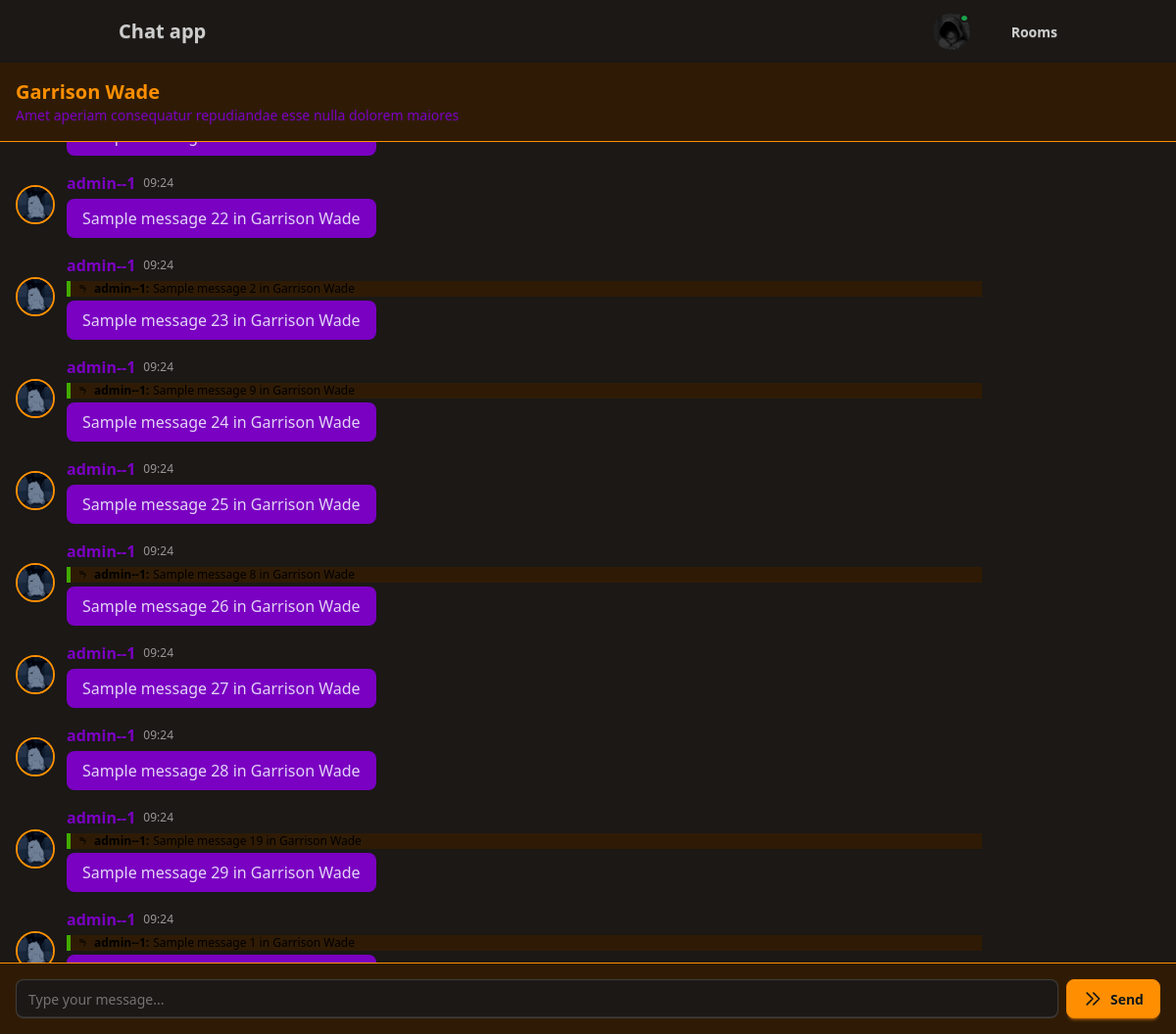
Page /chat_room/8 (signed in) on the committed database.
### chat/models.py (models this page shows, shortened)
class UserProfile(AbstractUser):
    email = models.EmailField(unique=True , blank=False , null=False)
    profile = models.ImageField(upload_to=uuid_upload_to , default = 'defaults/default-img.png' , validators=[FileExtensionValidator(allowed_extensions=['jpg', 'jpeg', 'png', 'gif'])])
    is_online = models.BooleanField(default=False)

class Room(models.Model):
    room_name = models.CharField(max_length=100)
    room_description = models.CharField(max_length=300)
    room_author = models.ForeignKey(UserProfile , on_delete=models.CASCADE , related_name="rooms")
    created_at = models.DateTimeField(auto_now_add=True)
    class Meta:
        unique_together = ['room_name' , 'room_author']
        ordering = ['-created_at']

class Message(models.Model):
    message_content = models.CharField(max_length=4000)
    message_author = models.ForeignKey(UserProfile, on_delete=models.CASCADE, related_name="messages")
    created_at = models.DateTimeField(auto_now_add=True)
    room = models.ForeignKey(Room, on_delete=models.CASCADE, related_name="messages")
    reply_to = models.ForeignKey(
        'self',
        on_delete=models.SET_NULL,
        null=True,
        blank=True,
        related_name='replies',
        help_text='Reply to another message'
    )

### chat/views/rooms.py (the view)
# urls.py: path('chat_room/<int:room_id>', rooms.ChatDetailView.as_view(), name='chat_room'),
class ChatDetailView(LoginRequiredMixin, DetailView):
    model = Room
    template_name = 'rooms/chat_room.html'
    pk_url_kwarg = 'room_id'
    context_object_name = 'room'
    def get_context_data(self, **kwargs):
        context = super().get_context_data(**kwargs)
        room = self.object
        chat_msgs = Message.objects.filter(room=room).select_related('message_author', 'reply_to').order_by('created_at')
        context['chat_msgs'] = chat_msgs
        context['current_user'] = self.request.user
        return context

### chat/custom_contexts.py (called while the page is built)
def globals(request):
    return {
        "app_name" : "ChatApp"
    }

### chat/templates/rooms/chat_room.html (shortened to what this page needs)
{% extends 'base.html' %}
{% block content %}
<div class="flex flex-col h-screen" data-theme="halloween">
  <div class="p-4 border-b border-primary bg-neutral sticky top-0 z-10">
    <div class="flex items-center justify-between">
      <div class="flex-1 min-w-0">
        <h2 class="text-xl font-bold truncate text-primary">{{ room.room_name }}</h2>
        <p class="text-sm truncate text-secondary">{{ room.room_description }}</p>
      </div>
    </div>
  </div>
  <div id="chat-log" class="flex-1 overflow-y-auto p-4 space-y-4 bg-base-100">
    {% with previous_user=None %}
      {% for msg in chat_msgs %}
        <div id="msg-{{ msg.id }}" class="flex items-start gap-3 group">
          <div class="avatar">
            <div class="w-10 rounded-full border-2 border-primary">
              <img src="{{ msg.message_author.profile.url }}" alt="{{ msg.message_author.username }}" />
            </div>
          </div>
          <div class="flex-1 max-w-[80%] relative">
            <div class="flex items-center mb-1">
              <span class="font-bold {% if msg.message_author == current_user %}text-primary{% else %}text-secondary{% endif %}">
                {{ msg.message_author.username }}
              </span>
              <time class="text-xs opacity-70 ml-2">{{ msg.created_at|date:"H:i" }}</time>
            </div>
            {% if msg.reply_to %}
              <a href="#msg-{{ msg.reply_to.id }}" onclick="highlightMessage('msg-{{ msg.reply_to.id }}')"
                 class="text-xs border-l-4 border-accent pl-2 mb-1 bg-neutral text-accent-content flex items-center">
                <svg xmlns="http://www.w3.org/2000/svg" class="h-3 w-3 mr-1" fill="none" viewBox="0 0 24 24" stroke="currentColor">
                  <path stroke-linecap="round" stroke-linejoin="round" stroke-width="2" d="M3 10h11M3 6h7m1 12l4-4-4-4" />
                </svg>
                <strong>{{ msg.reply_to.message_author.username }}:</strong>
                <span class="truncate ml-1">{{ msg.reply_to.message_content|truncatechars:40 }}</span>
              </a>
            {% endif %}
            <div class="relative">
              <div class="chat-bubble {% if msg.message_author == current_user %}chat-bubble-primary{% else %}chat-bubble-secondary{% endif %}">
                {{ msg.message_content }}
              </div>
            </div>
          </div>
        </div>
      {% endfor %}
    {% endwith %}
  </div>
  <div class="p-4 border-t border-primary bg-neutral sticky bottom-0">
    <form method="post" class="flex gap-2">
      <input name="chat_message" type="text" placeholder="Type your message..."
             class="input input-bordered flex-1 bg-base-100 focus:border-primary focus:ring-2 focus:ring-primary"
             autocomplete="off" autofocus>
      <button type="submit" class="btn btn-primary gap-2">
        <svg xmlns="http://www.w3.org/2000/svg" class="h-5 w-5" fill="none" viewBox="0 0 24 24" stroke="currentColor">
          <path stroke-linecap="round" stroke-linejoin="round" stroke-width="2" d="M13 5l7 7-7 7M5 5l7 7-7 7" />
        </svg>
        Send
      </button>
    </form>
  </div>
</div>
{% endblock %}

### chat/templates/partials/navbar.html (shortened to what this page needs)
<div class="navbar bg-base-100 shadow-sm">
    <div class="container mx-auto flex justify-between items-center px-4">
        <a class="btn btn-ghost text-xl normal-case" href="{% url 'index' %}">Chat app</a>
        <div class="flex items-center gap-6">
            <div class="dropdown dropdown-end">
                {% if request.user.is_authenticated %}
                    <label tabindex="0" class="btn btn-ghost btn-circle avatar {% if request.user.is_online == True %}avatar-online{% else %}avatar-offline{% endif %}">
                        <div class="w-10 rounded-full">
                        <img src="{{ request.user.profile.url }}" alt="Profile" />
                        </div>
                    </label>
                {% endif %}
            </div>
            {% if request.user.is_authenticated %}
                <div class="dropdown dropdown-end">
                    <label tabindex="0" class="btn btn-ghost">
                        Rooms
                    </label>
                </div>
            {% endif %}
        </div>
    </div>
</div>

### rows in the picture
UserProfile: user.profile (picture)
Room: room_name "Garrison Wade", room_description "Amet aperiam consequatur repudiandae esse nulla dolorem maiores"
Message: message_author.profile (picture), message_author.username "admin--1", created_at "09:24", message_content "Sample message 22 in Garrison Wade"
Message: message_author.profile (picture), message_author.username "admin--1", created_at "09:24", reply_to.message_author.username "admin--1", reply_to.message_content "Sample message 2 in Garrison Wade", message_content "Sample message 23 in Garrison Wade"
Message: message_author.profile (picture), message_author.username "admin--1", created_at "09:24", reply_to.message_author.username "admin--1", reply_to.message_content "Sample message 9 in Garrison Wade", message_content "Sample message 24 in Garrison Wade"
Message: message_author.profile (picture), message_author.username "admin--1", created_at "09:24", message_content "Sample message 25 in Garrison Wade"
Message: message_author.profile (picture), message_author.username "admin--1", created_at "09:24", reply_to.message_author.username "admin--1", reply_to.message_content "Sample message 8 in Garrison Wade", message_content "Sample message 26 in Garrison Wade"
Message: message_author.profile (picture), message_author.username "admin--1", created_at "09:24", message_content "Sample message 27 in Garrison Wade"
Message: message_author.profile (picture), message_author.username "admin--1", created_at "09:24", message_content "Sample message 28 in Garrison Wade"
Message: message_author.profile (picture), message_author.username "admin--1", created_at "09:24", reply_to.message_author.username "admin--1", reply_to.message_content "Sample message 19 in Garrison Wade", message_content "Sample message 29 in Garrison Wade"
Message: message_author.profile (picture), message_author.username "admin--1", created_at "09:24", reply_to.message_author.username "admin--1", reply_to.message_content "Sample message 1 in Garrison Wade"
